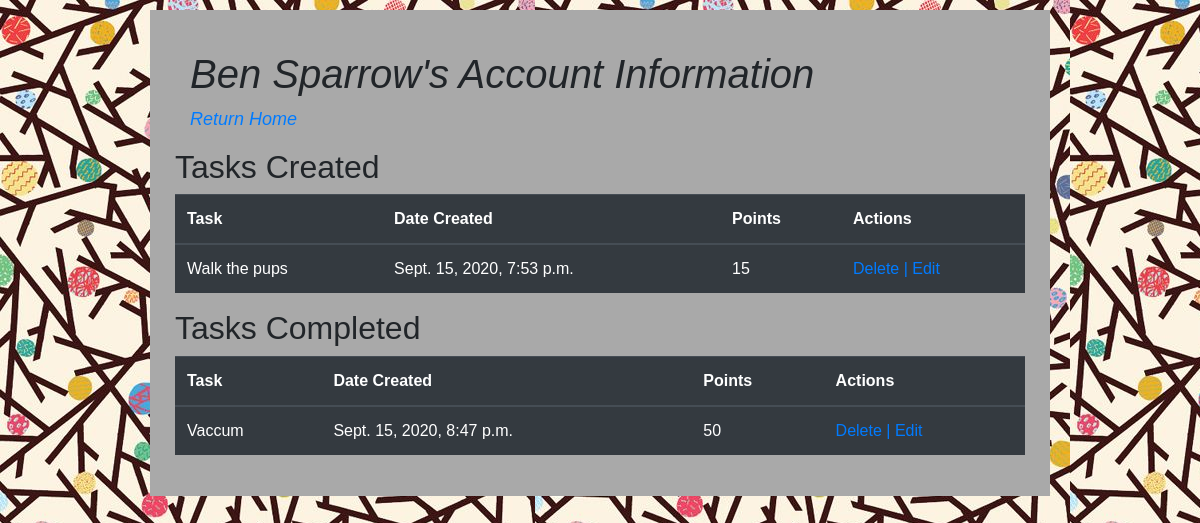
The page /account/2 on the database its author committed.
### task_app/models.py (models this page shows)
class User(models.Model):
    first_name = models.CharField(max_length=100)
    last_name = models.CharField(max_length=100)
    email = models.CharField(max_length=100)
    password = models.CharField(max_length=100)
    created_at = models.DateTimeField(auto_now_add=True)
    updated_at = models.DateTimeField(auto_now=True)
    objects = UserManager()

class Task(models.Model):
    title = models.CharField(max_length=255)
    description = models.CharField(max_length=255)
    points = models.IntegerField()
    creator = models.ForeignKey(User, related_name="created_tasks", on_delete=models.CASCADE)
    completed_by = models.ManyToManyField(User, related_name="completed_tasks")
    likes = models.ManyToManyField(User, related_name="likes")
    created_at = models.DateTimeField(auto_now_add=True)
    updated_at = models.DateTimeField(auto_now=True)
    objects = TaskManager()

### task_app/views.py (the view)
# urls.py: path('account/<int:id>', views.account),
def account(request, id):
    context = {
        'one_user': User.objects.get(id=id)
    }
    return render(request, 'account.html', context)

### task_app/templates/account.html (shortened to what this page needs)
<!DOCTYPE html>
<html lang="en">
<head>
    <link rel="stylesheet" href="https://stackpath.bootstrapcdn.com/bootstrap/4.5.2/css/bootstrap.min.css">
    {% load static %}
    <link rel="stylesheet" href="{% static 'style.css' %}">
</head>
<body>
    <div class="wrapper">
        <div class="header">
            <h1>{{one_user.first_name}} {{one_user.last_name}}'s Account Information</h1>
            <a href="/tasks">Return Home</a>
        </div>
        <div>
            <h2>Tasks Created</h2>
            <table class="table table-dark">
                <thead>
                    <tr>
                        <th>Task</th>
                        <th>Date Created</th>
                        <th>Points</th>
                        <th>Actions</th>
                    </tr>
                </thead>
                <tbody>
                {% for task in one_user.created_tasks.all %}
                    <tr>
                        <td>{{ task.title }}</td>
                        <td>{{ task.created_at }}</td>
                        <td>{{ task.points }}</td>
                        <td>
                            <a href="/tasks/delete/{{ task.id }}"> Delete |</a><a href="/tasks/edit/{{ task.id }}"> Edit</a>
                        </td>
                    </tr>
                {% endfor %}
                </tbody>
            </table>
        </div>
        <div>
            <h2>Tasks Completed</h2>
            <table class="table table-dark">
                <thead>
                    <tr>
                        <th>Task</th>
                        <th>Date Created</th>
                        <th>Points</th>
                        <th>Actions</th>
                    </tr>
                </thead>
                <tbody>
                {% for task in one_user.completed_tasks.all %}
                    <tr>
                        <td>{{ task.title }}</td>
                        <td>{{ task.updated_at }}</td>
                        <td>{{ task.points }}</td>
                        <td>
                            <a href="/tasks/delete/{{ task.id }}"> Delete |</a><a href="/tasks/edit/{{ task.id }}"> Edit</a>
                        </td>
                    </tr>
                {% endfor %}
                </tbody>
            </table>
    </div>
</body>
</html>

### task_app/static/style.css (style rules this page uses)
* { font-family: 'Lucida Sans', 'Lucida Sans Regular', 'Lucida Grande', 'Lucida Sans Unicode', Geneva, Verdana, sans-serif; }
.wrapper { font-family: sans-serif; margin: 10px auto; width: 900px; padding: 25px; background-color: darkgray; }
.header { text-decoration-color: rgb(22, 22, 21); font-style: oblique; font-weight: 400; font-size: large; font: outline; font-stretch: expanded; padding: 15px; background-color: darkgray; }
body { background-image: url("tree.png"); background-color: #45969a; }

### rows shown on the page
User: first_name "Ben", last_name "Sparrow"
Task: title "Walk the pups", created_at "Sept. 15, 2020, 7:53 p.m.", points "15"
Task: title "Vaccum", updated_at "Sept. 15, 2020, 8:47 p.m.", points "50"
